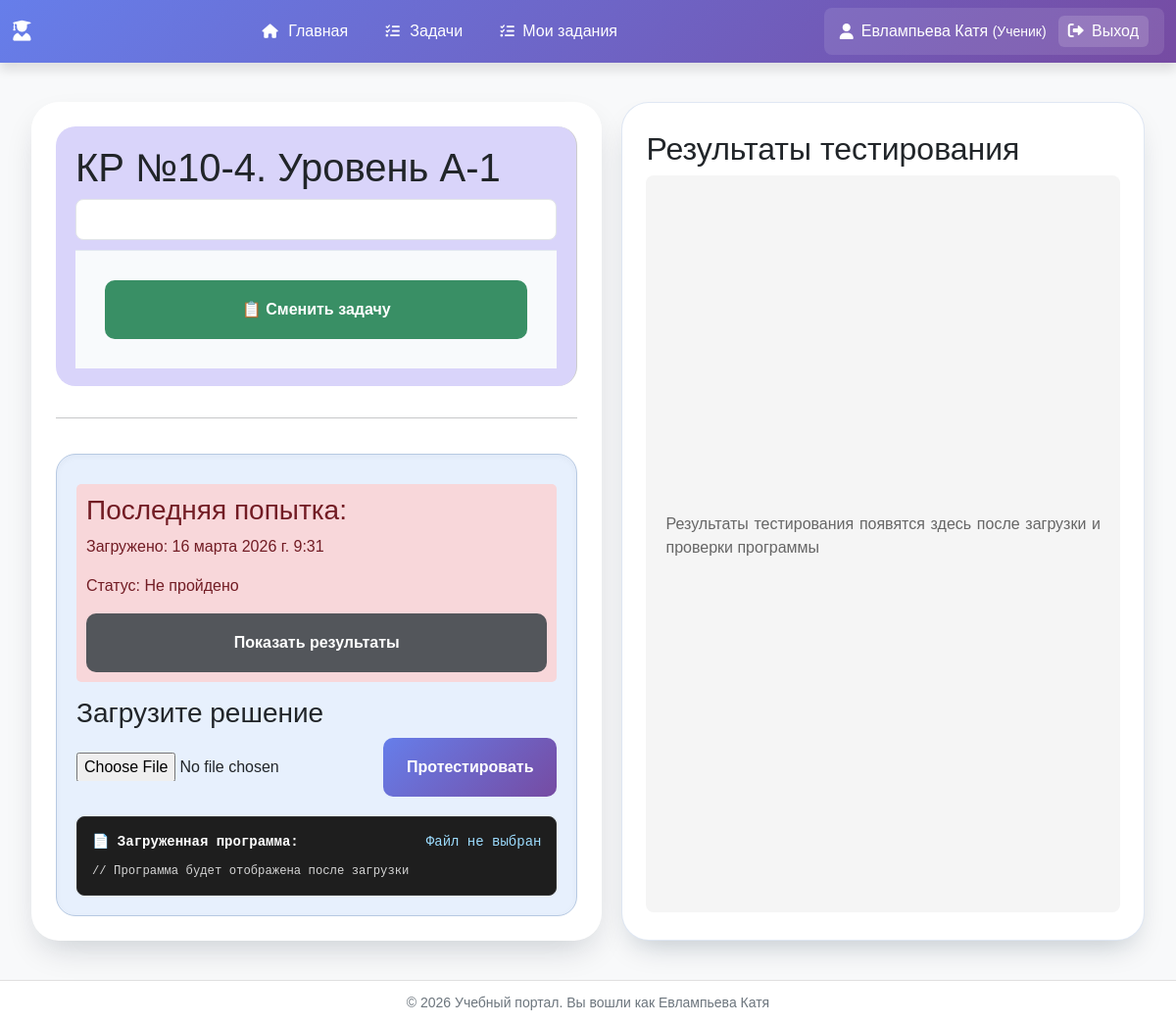
Before: /tasks/task/52/ (signed in) with the older database file.
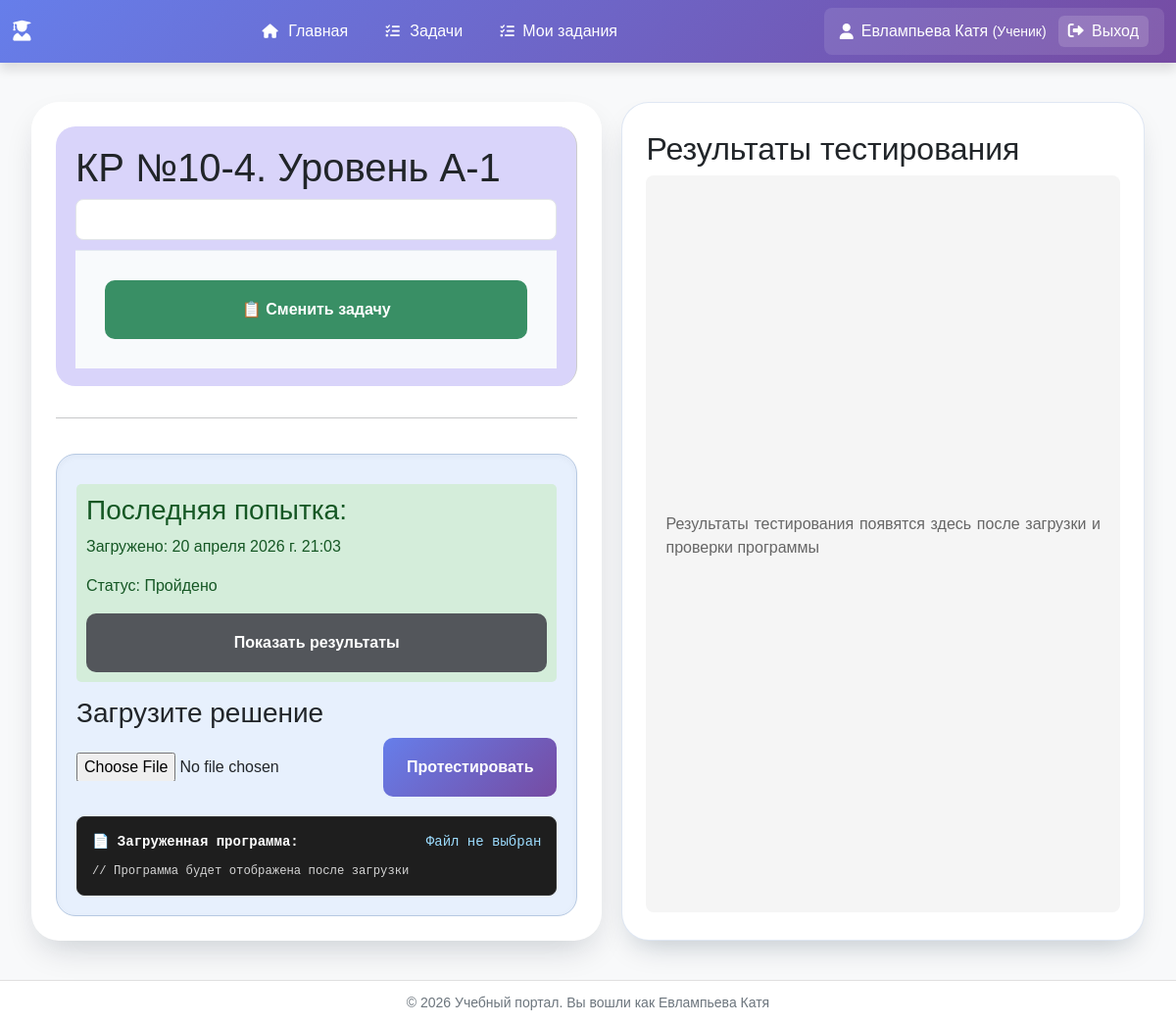
After: the same page with the newer database file.
### users_app/models.py (models this page shows, shortened)
class User(AbstractUser):
    USER_TYPES = (
        ('teacher', 'Учитель'),
        ('student', 'Ученик'),
    )
    user_type = models.CharField(max_length=10, choices=USER_TYPES, default='student')
    middle_name = models.CharField('Отчество', max_length=50, blank=True)
    class Meta:
        verbose_name = 'Пользователь'
        verbose_name_plural = 'Пользователи'

### task_description_app/models.py (models this page shows, shortened)
class Task(models.Model):
    title = models.CharField(
        max_length=200,
        blank=True,
        verbose_name='Название задачи'
    )
    description = models.TextField(
        verbose_name="Описание",
        blank=True
    )
    difficulty = models.ForeignKey(
        DifficultyLevel,
        on_delete=models.PROTECT,
        related_name='tasks',
        verbose_name='Уровень сложности'
    )
    created_at = models.DateTimeField(auto_now_add=True)
    is_public = models.BooleanField(
        verbose_name='Публичная',
        default=True
    )
    test_files = models.JSONField(
        verbose_name='Файлы тестов',
        default=list
    )  # список файлов
    total_attempts = models.PositiveIntegerField(
        default=0,
        verbose_name='Всего попыток'
    )
    perfect_solutions = models.PositiveIntegerField(
        default=0,
        verbose_name='Успешных на 100% попыток'
    )
    last_attempt_at = models.DateTimeField(
        null=True,
        blank=True,
        auto_now_add=True,
        verbose_name='Последняя попытка'
    )

class UploadedProgram(models.Model):
    user = models.ForeignKey(
        settings.AUTH_USER_MODEL,
        on_delete=models.CASCADE,
        null=True,
        blank=True
    )
    task = models.ForeignKey(Task, on_delete=models.CASCADE, related_name='solutions')
    program_file = models.FileField(upload_to='student_programs/%Y/%m/%d/')
    program_path = models.CharField(max_length=500, blank=True)  # Абсолютный путь
    upload_time = models.DateTimeField(auto_now_add=True)
    test_results = models.JSONField(null=True, blank=True)
    status = models.CharField(
        max_length=20,
        choices=[
            ('uploaded', 'Загружено'),
            ('testing', 'Тестируется'),
            ('passed', 'Пройдено'),
            ('failed', 'Не пройдено'),
        ],
        default='uploaded'
    )

### task_description_app/views.py (the view)
# urls.py: path('task/<int:task_id>/', views.task_detail, name='task_detail'),
def task_detail(request, task_id):
    task = get_object_or_404(Task, id=task_id)
    task_files = get_task_files(task_id)
    md_content = ""
    if os.path.exists(task_files['md']):
        with open(task_files['md'], 'r', encoding='utf-8') as f:
            md_content = f.read()
    html_content = render_markdown_without_empty_blocks(md_content, task.id)
    uploaded_program = None
    last_attempt = None
    if request.user.is_authenticated:
        uploaded_program = UploadedProgram.objects.filter(
            task=task,
            user=request.user
        ).order_by('-upload_time').first()
        task_id_str = str(task.id)
        last_attempt = TaskAttempt.objects.filter(
            user=request.user,
            real_task_id=task_id_str  # используем real_task_id вместо task_id
        ).order_by('-attempt_time').first()
    context = {
        'task': task,
        'md_html': html_content,
        'uploaded_program': uploaded_program,
        'last_attempt': last_attempt,
        'title': task.title
    }
    return render(request, 'task_description_app/task_detail.html', context)

### templates/task_description_app/task_detail.html (shortened to what this page needs)
{% extends 'base.html' %}
{% load static %}
{% block extra_css %}
    <link rel="stylesheet"
          href="https://cdnjs.cloudflare.com/ajax/libs/highlight.js/11.9.0/styles/atom-one-dark.min.css">
    <link rel="stylesheet" href="{% static 'task_description_app/css/task_description.css' %}">
    <link rel="stylesheet" href="{% static 'testing_app/css/testing_app.css' %}">
{% endblock %}
{% block content %}
    <div class="grid-split">
        <div class="left-panel">
            <div class="task-description">
                <h1>{{ task.title }}</h1>
                <div class="markdown-content">
                </div>
                <div class="results-actions">
                    <a href="{% url 'tasks:task_list' %}" class="btn btn-success">
                        📋 Сменить задачу
                    </a>
                </div>
            </div>
            <hr>
            <div class="upload-section-bottom" style="grid-column: 1; margin-top: 20px;">
                {% if uploaded_program %}
                    <div class="status {{ uploaded_program.status }}" style="margin-bottom: 15px;">
                        <h3>Последняя попытка:</h3>
                        <p>Загружено: {{ uploaded_program.upload_time }}</p>
                        <p>Статус: {{ uploaded_program.get_status_display }}</p>
                        <button class="btn btn-secondary" onclick="showAttemptResults({{ last_attempt.id }})">
                            Показать результаты
                        </button>
                    </div>
                {% endif %}
                <div class="upload-form" style="margin-bottom: 20px;">
                    <h3>Загрузите решение</h3>
                    <form id="programUploadForm" enctype="multipart/form-data">
                        <div style="display: flex; gap: 10px; align-items: center;">
                            <input type="file" name="file" accept=".py" id="programFile" required style="flex-grow: 1;">
                            <button type="submit" class="btn btn-primary">Протестировать</button>
                        </div>
                    </form>
                </div>
                <div class="program-display">
                    <div style="display: flex; justify-content: space-between; align-items: center; margin-bottom: 10px; color: #fff;">
                        <strong>📄 Загруженная программа:</strong>
                        <span id="programFileName" style="color: #9cdcfe;">Файл не выбран</span>
                    </div>
                    <pre id="programContent" style="margin: 0; white-space: pre-wrap; word-wrap: break-word;">// Программа будет отображена после загрузки</pre>
                </div>
            </div>
        </div>
        <div class="upload-section" style="display: flex; flex-direction: column; height: 100%;">
            <h2>Результаты тестирования</h2>
            <div id="testResultsPlaceholder"
                 style="flex-grow: 1; display: flex; flex-direction: column; align-items: center; justify-content: center; background: #f5f5f5; border-radius: 8px; padding: 20px; text-align: center;">
                <p style="color: #666;">Результаты тестирования появятся здесь после загрузки и проверки программы</p>
            </div>
        </div>
    </div>
{% endblock %}

### templates/base.html (shortened to what this page needs)
<!DOCTYPE html>
<html lang="ru">
<head>
    {% load static %}
    <link rel="stylesheet" href="https://cdn.jsdelivr.net/npm/bootstrap@5.1.3/dist/css/bootstrap.min.css">
    <link rel="stylesheet" href="https://cdnjs.cloudflare.com/ajax/libs/font-awesome/6.0.0/css/all.min.css">
    <link rel="stylesheet" href="{% static 'css/base/style.css' %}">
    <link rel="stylesheet" href="{% static 'notifications/css/notifications.css' %}">
    <link rel="stylesheet" href="{% static 'css/components/buttons.css' %}">
    <link rel="stylesheet" href="{% static 'css/components/tabs.css' %}">
    {% block extra_css %}{% endblock %}
</head>
<body>
<nav class="navbar navbar-expand-lg navbar-dark">
    <div class="container">
        <a class="navbar-brand" href="{% url 'home' %}">
            <i class="fas {% if user.user_type == 'teacher' %}fa-chalkboard-teacher{% elif user.user_type == 'student' %}fa-user-graduate{% else %}fa-graduation-cap{% endif %} me-2"></i>
        </a>
        <div class="collapse navbar-collapse" id="navbarNav">
            {% if user.is_authenticated %}
                <ul class="navbar-nav me-auto">
                    {% if user.user_type == 'teacher' %}
                        <li class="nav-item">
                            <a class="nav-link {% if request.resolver_match.url_name == 'teacher_dashboard' %}active{% endif %}"
                               href="{% url 'teacher_dashboard' %}">
                                <i class="fas fa-home"></i> Главная
                            </a>
                        </li>
                        <li class="nav-item">
                            <a class="nav-link {% if request.resolver_match.url_name == 'task_list' %}active{% endif %}"
                               href="{% url 'tasks:task_list' %}">
                                <i class="fas fa-tasks"></i> Все задачи
                            </a>
                        </li>
                        <li class="nav-item">
                            <a class="nav-link {% if request.resolver_match.url_name == 'task_add' %}active{% endif %}"
                               href="{% url 'tasks:task_add' %}">
                                <i class="fas fa-plus-circle"></i> Добавить задачу
                            </a>
                        </li>
                        <li class="nav-item">
                            <a class="nav-link {% if request.resolver_match.url_name == 'collection_list' %}active{% endif %}"
                               href="{% url 'tasks:collection_list' %}">
                                <i class="fas fa-layer-group"></i> Мои подборки
                            </a>
                        </li>
                    {% elif user.user_type == 'student' %}
                        <li class="nav-item">
                            <a class="nav-link {% if request.resolver_match.url_name == 'student_dashboard' %}active{% endif %}"
                               href="{% url 'student_dashboard' %}">
                                <i class="fas fa-home"></i> Главная
                            </a>
                        </li>
                        <li class="nav-item">
                            <a class="nav-link {% if request.resolver_match.url_name == 'task_list' %}active{% endif %}"
                               href="{% url 'tasks:task_list' %}">
                                <i class="fas fa-tasks"></i> Задачи
                            </a>
                        </li>
                        <li class="nav-item">
                            <a class="nav-link" href="{% url 'tasks:my_assignments' %}">
                                <i class="fas fa-tasks me-1"></i> Мои задания
                            </a>
                        </li>
                    {% endif %}
                </ul>
                <div class="user-menu">
                    <i class="fas {% if user.user_type == 'teacher' %}fa-user-tie{% else %}fa-user{% endif %}"></i>
                    <span class="user-name">
                            {{ user.last_name }} {{ user.first_name }}
                        {% if user.user_type == 'teacher' %}
                            <small>(Учитель)</small>
                        {% else %}
                            <small>(Ученик)</small>
                        {% endif %}
                        </span>
                    <a href="{% url 'logout' %}" class="logout-btn" onclick="return confirm('Выйти из системы?')">
                        <i class="fas fa-sign-out-alt me-1"></i> Выход
                    </a>
                </div>
            {% endif %}
        </div>
    </div>
</nav>
<div class="main-content">
    <div class="container">
        {% block content %}
        {% endblock %}
    </div>
</div>
<footer class="footer">
    <div class="container text-center">
        <small>
            &copy; {% now "Y" %} Учебный портал.
            {% if user.is_authenticated %}
                Вы вошли как {{ user.last_name }} {{ user.first_name }}
            {% else %}
                Все права защищены
            {% endif %}
        </small>
    </div>
</footer>
</body>
</html>

Changed rows visible on the page:
no longer on this page (row unchanged): UploadedProgram: upload_time "16 марта 2026 г. 9:31", status "Не пройдено"
added UploadedProgram: upload_time "20 апреля 2026 г. 21:03", status "Пройдено"
